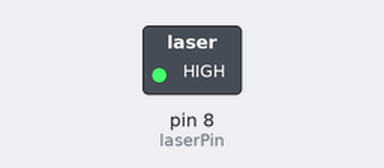
This sketch was run on a simulated Arduino Uno, built with avr-gcc and run on an emulated ATmega328P. Shown: switched loads named in the sketch (green lamp = pin HIGH).

Above: at 1.0 s.
At 3.0 s:
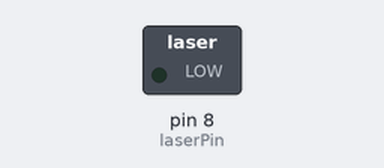
Timing chart, 0 to 5.2 s (numbered marks = the images above):
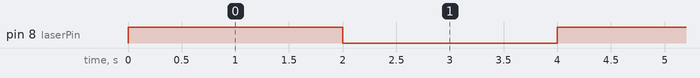

Measured:
- by itself, pin 8 (laserPin): alternates HIGH for 2.0 s and LOW for 2.0 s

The sketch:

Laser_Module.ino
```cpp
// Project 40: Laser Module
// Turns a laser module on and off.

int laserPin = 8;

void setup() {
  pinMode(laserPin, OUTPUT);
}

void loop() {
  digitalWrite(laserPin, HIGH); // Turn the laser on
  delay(2000);                  // Keep it on for 2 seconds

  digitalWrite(laserPin, LOW);  // Turn the laser off
  delay(2000);                  // Keep it off for 2 seconds
}
```
